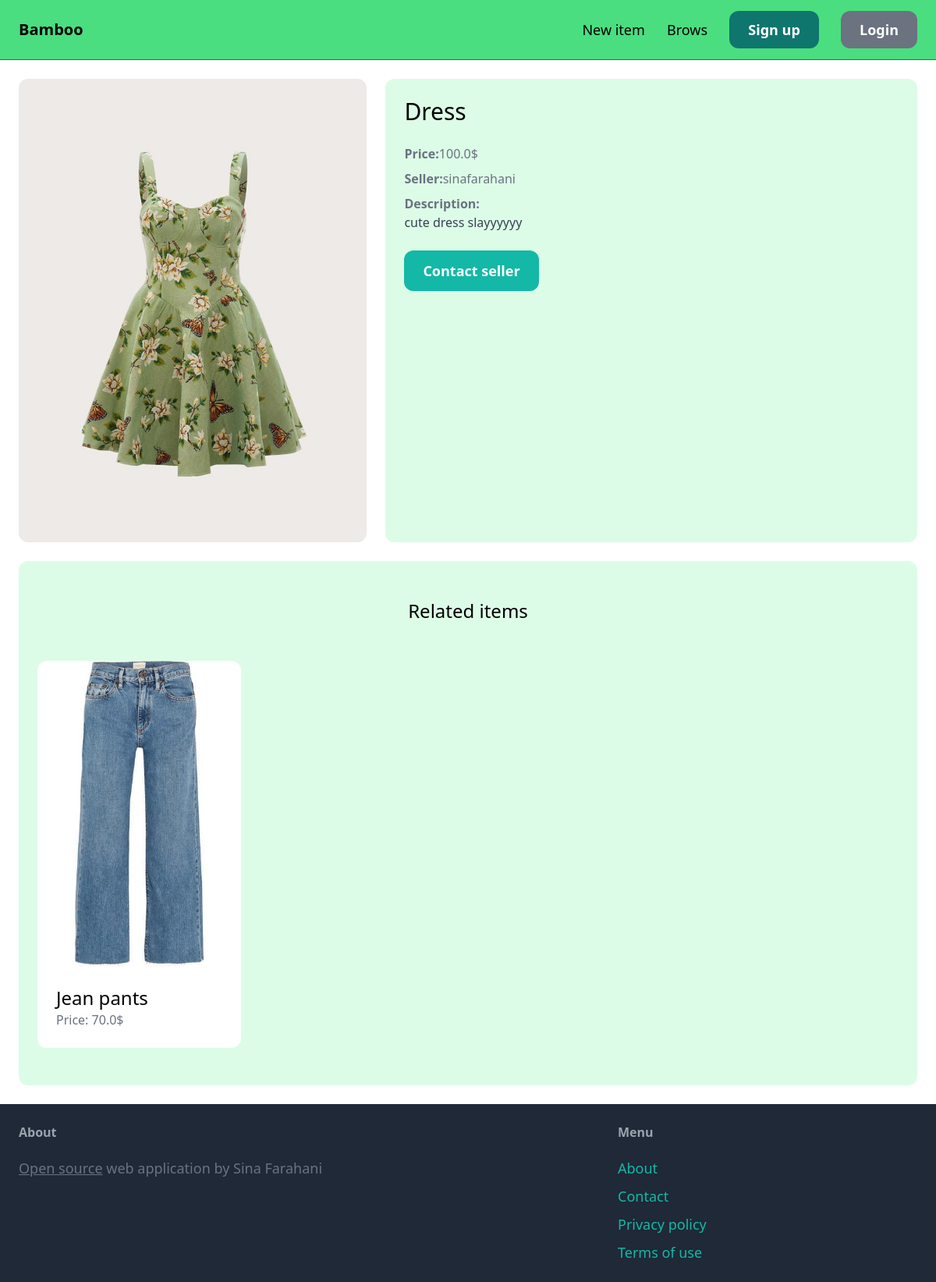
Screenshot of /items/2/ with the database file from the repository.
### item/models.py (models this page shows, shortened)
class Item(models.Model):
    name = models.CharField(max_length=255)
    category = models.ForeignKey(Category, related_name='items', on_delete=models.CASCADE)
    description = models.TextField(blank=True, null=True)
    price = models.FloatField()
    image = models.ImageField(upload_to='item_images', blank=True, null=True)
    is_sold = models.BooleanField(default=False)
    created_by = models.ForeignKey(User, related_name='items', on_delete=models.CASCADE)
    created_at = models.DateTimeField(auto_now_add=True)

### item/views.py (the view)
# urls.py: path('<int:pk>/', views.detail, name='detail'),
def detail(request, pk):
    item = get_object_or_404(Item, pk=pk)
    related_items = Item.objects.filter(category=item.category, is_sold=False).exclude(pk=pk)[0:3]
    return render(request, 'item/detail.html', {
        'item': item,
        'related_items': related_items,
    })

### item/templates/item/detail.html (shortened to what this page needs)
{% extends 'core/base.html' %}
{% block content %}
    <div class="grid grid-cols-5 gap-6">
        <div class="col-span-2">
            <img src="{{ item.image.url }}" class="rounded-xl">
        </div>
        <div class="col-span-3 p-6 bg-green-100 rounded-xl">
            <h1 class="mb-6 text-3xl">{{ item.name }}</h1>
            <p class="text-gray-500 mb-2"><strong>Price:</strong>{{ item.price }}$</p>
            <p class="text-gray-500 mb-2"><strong>Seller:</strong>{{ item.created_by.username }}</p>
            {% if item.description %}
            <p class="text-gray-700"><strong class="text-gray-500">Description:</strong><br>
                {{ item.description }}</p>
            {% endif %}
            {% if request.user == item.created_by %}
                <div class="mt-6 p-6 bg-green-300 rounded-xl">
                    <p>This is your item!</p>
                    <a href="{% url 'item:edit' item.id %}" class="inline-block mt-6 px-6 py-3 text-lg font-semibold bg-teal-500 text-white rounded-xl hover:bg-teal-700">Edit</a>
                    <a href="{% url 'item:delete' item.id %}" class="inline-block mt-6 px-6 py-3 text-lg font-semibold bg-red-500 text-white rounded-xl hover:bg-red-700">Delete</a>
                </div>
            {% else %}
            <a href="{% url 'conversation:new' item.id %}" class="inline-block mt-6 px-6 py-3 text-lg font-semibold rounded-xl bg-teal-500 text-white hover:bg-teal-700">
                Contact seller
            </a>
            {% endif %}
        </div>
    </div>
    <div  class="mt-6 px-6 py-12 bg-green-100 rounded-xl ">
        <h2 class="mb-12 text-2xl text-center">Related items</h2>
        <div class="grid grid-cols-4 gap-5 ">
            {% for item in related_items %}
                <div>
                    <a href="{% url 'item:detail' item.id %}">
                        <div>
                            <img src="{{ item.image.url }}" class="rounded-t-xl">
                        </div>
                        <div class="p-6 bg-white rounded-b-xl ">
                            <h2 class="text-2xl">{{ item.name }}</h2>
                            <p class="text-gray-500">Price: {{ item.price }}$</p>
                        </div>
                    </a>
                </div>
            {% endfor %}
        </div>
    </div>
{% endblock %}

### rows the page displays
Item: image (picture), name "Dress", price "100.0", created_by.username "sinafarahani", description "cute dress slayyyyyy"
Item: image (picture), name "Jean pants", price "70.0"
